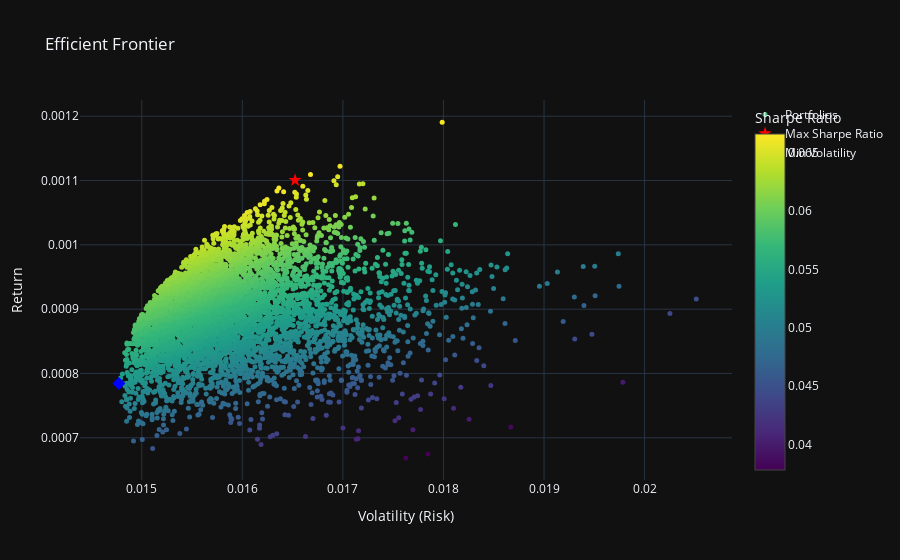

Write notebook code for a chart like this one.
### Code cell
import yfinance as yf
import pandas as pd
import numpy as np
import plotly.graph_objects as go


def efficient_frontier():
    
    
    # Fetch stock data for a group of Indian stocks
    tickers = ["RELIANCE.NS", "TCS.NS", "INFY.NS", "HDFCBANK.NS", "ICICIBANK.NS"]
    # tickers = [ 'ADANIENT.NS', 'ADANIGREEN.NS', 'ADANIPORTS.NS', 'ADANIPOWER.NS', 'AMBUJACEM.NS', 'ARVINDFASN.NS', 'ASHOKLEY.NS', 'ATUL.NS', 'BAJFINANCE.NS', 'BEL.NS', 'BRITANNIA.NS', 'CDSL.NS', 'COALINDIA.NS', 'DLF.NS', 'EXIDEIND.NS', 'GLENMARK.NS',
    #            'GODREJPROP.NS', 'HAL.NS', 'HAPPSTMNDS.NS', 'HCLTECH.NS', 'HDFCBANK.NS', 'HINDALCO.NS', 'HINDUNILVR.NS', 'INDHOTEL.NS', 'INFY.NS','IOC.NS', 'ITC.NS', 'JYOTHYLAB.NS', 'KPITTECH.NS',
    #            'M&M.NS', 'MTARTECH.NS', 'NATIONALUM.NS', 'NMDC.NS',  'NTPC.NS', 'PFC.NS', 'POWERGRID.NS', 'RECLTD.NS', 'SBIN.NS', 'TATAELXSI.NS', 'TATAMOTORS.NS',
    #            'TATAPOWER.NS', 'TATASTEEL.NS', 'TCS.NS', 'VBL.NS', 'VEDL.NS', 'ZEEL.NS', 'ZOMATO.NS'] 

    stock_data = {ticker: yf.download(ticker, start="2020-01-01", end="2023-01-01") for ticker in tickers}
    print(stock_data)
    # Adjust closing prices
    adjusted_close = {ticker: data["Adj Close"] for ticker, data in stock_data.items()}
    prices_df = pd.DataFrame(adjusted_close)
    
    # Calculate daily returns
    daily_returns = prices_df.pct_change().dropna()


    # Mean returns and covariance matrix
    mean_returns = daily_returns.mean()
    cov_matrix = daily_returns.cov()
    
    # Simulate random portfolios
    num_portfolios = 5000
    results = np.zeros((3, num_portfolios))  # Rows for return, volatility, Sharpe ratio
    weights_record = []
    
    for i in range(num_portfolios):
        weights = np.random.random(len(tickers))
        weights /= np.sum(weights)  # Normalize to sum to 1
        weights_record.append(weights)
        
        # Portfolio return and volatility
        portfolio_return = np.dot(weights, mean_returns)
        portfolio_volatility = np.sqrt(np.dot(weights.T, np.dot(cov_matrix, weights)))
        sharpe_ratio = portfolio_return / portfolio_volatility
    
        # Store the results
        results[0, i] = portfolio_return
        results[1, i] = portfolio_volatility
        results[2, i] = sharpe_ratio
    
    # Convert results to a DataFrame for easier manipulation
    portfolio_results_df = pd.DataFrame({
        "Return": results[0],
        "Volatility": results[1],
        "Sharpe Ratio": results[2],
        "Weights": weights_record
    })


    # Find the portfolio with the maximum Sharpe ratio
    max_sharpe_idx = portfolio_results_df["Sharpe Ratio"].idxmax()
    max_sharpe_portfolio = portfolio_results_df.iloc[max_sharpe_idx]
    print('max_sharpe_idx',max_sharpe_idx)
    print('max_sharpe_portfolio\n',max_sharpe_portfolio)    
    # Find the portfolio with the minimum volatility
    min_vol_idx = portfolio_results_df["Volatility"].idxmin()
    min_vol_portfolio = portfolio_results_df.iloc[min_vol_idx]
    print('min_vol_idx',min_vol_idx)
    print('min_vol_portfolio\n',min_vol_portfolio)    
    # Plot the Efficient Frontier
    fig = go.Figure()
    
    # Add scatter plot for all portfolios
    fig.add_trace(go.Scatter(
        x=portfolio_results_df["Volatility"],
        y=portfolio_results_df["Return"],
        mode="markers",
        marker=dict(
            size=5,
            color=portfolio_results_df["Sharpe Ratio"],
            colorscale="Viridis",
            colorbar=dict(title="Sharpe Ratio"),
            showscale=True,
        ),
        name="Portfolios",
    ))
    
    # Highlight maximum Sharpe ratio portfolio
    fig.add_trace(go.Scatter(
        x=[max_sharpe_portfolio["Volatility"]],
        y=[max_sharpe_portfolio["Return"]],
        mode="markers",
        marker=dict(color="red", size=10, symbol="star"),
        name="Max Sharpe Ratio",
    ))
    
    # Highlight minimum volatility portfolio
    fig.add_trace(go.Scatter(
        x=[min_vol_portfolio["Volatility"]],
        y=[min_vol_portfolio["Return"]],
        mode="markers",
        marker=dict(color="blue", size=10, symbol="diamond"),
        name="Min Volatility",
    ))
    
    # Add layout details
    fig.update_layout(
        title="Efficient Frontier",
        xaxis_title="Volatility (Risk)",
        yaxis_title="Return",
        showlegend=True,
        template="plotly_dark"
    )
    
    fig.show()

efficient_frontier()

### Figure 1 — Plotly figure (JSON) as saved in the notebook; plotly's stock layout.template omitted (floating-point values rounded to 4 significant figures; data arrays with more than 128 entries replaced by an {"elided": "..."} marker saying what was removed)
{"data": [{"marker": {"color": {"elided": "5000 float values"}, "colorbar": {"title": {"text": "Sharpe Ratio"}}, "colorscale": [[0, "#440154"], [0.1111, "#482878"], [0.2222, "#3e4989"], [0.3333, "#31688e"], [0.4444, "#26828e"], [0.5556, "#1f9e89"], [0.6667, "#35b779"], [0.7778, "#6ece58"], [0.8889, "#b5de2b"], [1, "#fde725"]], "showscale": true, "size": 5}, "mode": "markers", "name": "Portfolios", "type": "scatter", "x": {"elided": "5000 float values"}, "y": {"elided": "5000 float values"}}, {"marker": {"color": "red", "size": 10, "symbol": "star"}, "mode": "markers", "name": "Max Sharpe Ratio", "type": "scatter", "x": [0.01652], "y": [0.0011]}, {"marker": {"color": "blue", "size": 10, "symbol": "diamond"}, "mode": "markers", "name": "Min Volatility", "type": "scatter", "x": [0.01477], "y": [0.0007844]}], "layout": {"autosize": true, "showlegend": true, "title": {"text": "Efficient Frontier"}, "xaxis": {"autorange": true, "range": [0.0144, 0.02086], "title": {"text": "Volatility (Risk)"}, "type": "linear"}, "yaxis": {"autorange": true, "range": [0.0006281, 0.001231], "title": {"text": "Return"}, "type": "linear"}}}
